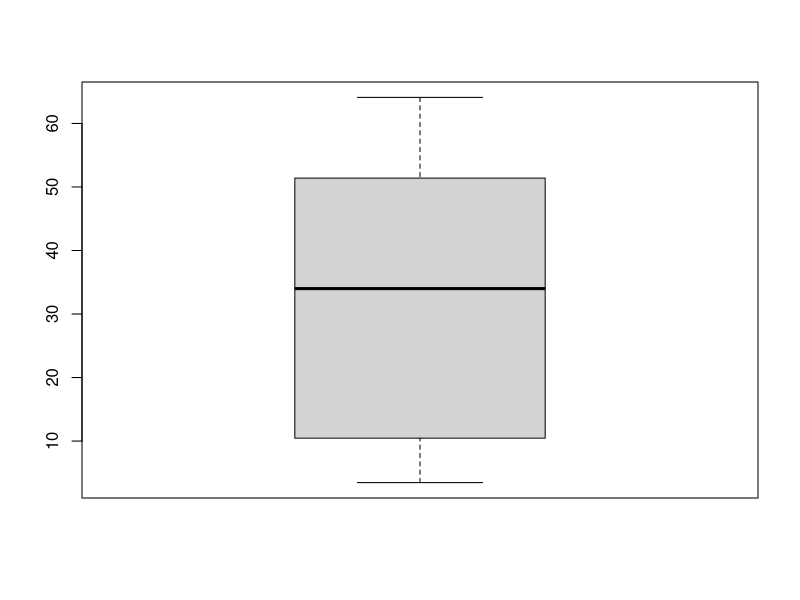

Here is the R script that generated this plot:
## ---- chunk 1
knitr::opts_chunk$set(echo = TRUE)
## ---- chunk 2
loblolly = read.delim('loblolly.dat', sep=' ')
loblolly

chickweights = read.csv('ChickWeightSub.csv')
chickweights
## ---- chunk 3
colnames(loblolly)
colnames(chickweights)
## ---- chunk 4

## ---- chunk 5
h = loblolly$height

summary(h)
table(h)
quantile(h)
boxplot(h)
## ---- chunk 6

## ---- chunk 7
f = function(string){
  return(sprintf('hello %s, how are you', string))
}
f('Jim')
## ---- chunk 8
sumOfSquares = function(v){
  
}
## ---- chunk 9

## ---- chunk 10

## ---- chunk 11

